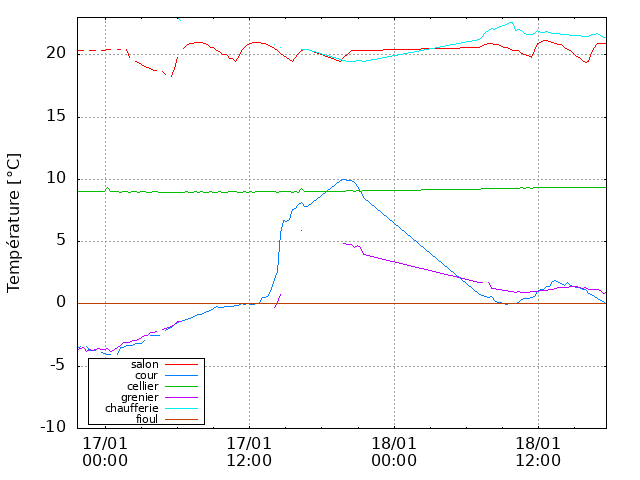

This chart was generated by the following gnuplot code:
#!/usr/bin/gnuplot

reset
set encoding utf8

#set terminal wxt
set terminal png font "Sans,12"
set output "./temptail.png"

#set key at screen 0.13,0.80 samplen 1.0 spacing 1.2
set key opaque box linewidth 0.5
#set key bottom left horizontal maxcols 1 width 0
set key bottom left
set key font ",8"
set tics scale 0.5

set style line 1 lc 1 lw 1 lt 1
set style line 2 lc 3 lw 1 lt 1
set style line 3 lc 2 lw 1 lt 1
set style line 4 lc 4 lw 1 lt 1
set style line 5 lc 5 lw 1 lt 1
set style line 6 lc 6 lw 1 lt 1

set title ""
set grid

set xdata time
set timefmt "%y/%m/%d %H:%M:%S"
set format x "%d/%m\n%H:%M"
set xtics "24/1/1",43200,"25/1/1"

set yrange [-10:23]
set ylabel "Température [°C]"

#set mytics 5
#set ytics -20.0,10.0,50.0

plot "./temptail.dat" u 1:3 w l ls 1 title "salon", \
     "" u 1:4 w l ls 2 title "cour", \
     "" u 1:5 w l ls 3 title "cellier", \
     "" u 1:6 w l ls 4 title "grenier", \
     "" u 1:7 w l ls 5 title "chaufferie", \
     "" u 1:8 w l ls 6 title "fioul"
